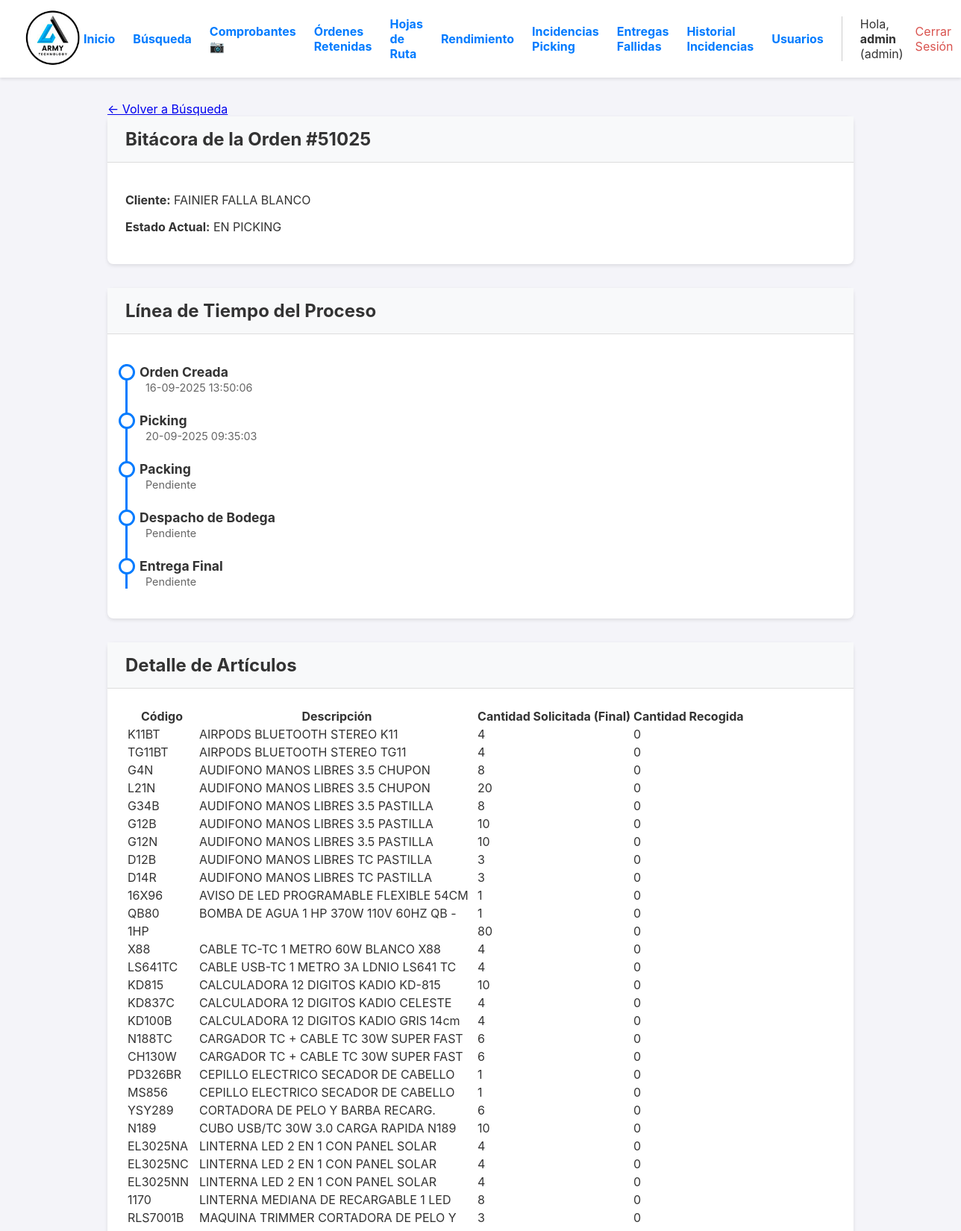
/orden/1/bitacora (signed in, upper part), run on the app's committed database.
### app.py (models this page shows, shortened)
class User(UserMixin, db.Model):
    id = db.Column(db.Integer, primary_key=True)
    username = db.Column(db.String(80), unique=True, nullable=False)
    password_hash = db.Column(db.String(256), nullable=False)
    role = db.Column(db.String(20), nullable=False, default='operario')

class Orden(db.Model):
    id = db.Column(db.Integer, primary_key=True)
    numero_pedido = db.Column(db.String(50), unique=True, nullable=False)
    cliente_nombre = db.Column(db.String(200), nullable=False)
    cliente_direccion = db.Column(db.String(300), nullable=True)
    estado = db.Column(db.String(30), nullable=False, default='PENDIENTE')
    fecha_creacion = db.Column(db.DateTime, nullable=False, default=datetime.datetime.utcnow)
    lote_id = db.Column(db.Integer, db.ForeignKey('lote_picking.id'), nullable=True)
    items = db.relationship('ItemOrden', backref='orden', lazy=True, cascade="all, delete-orphan")
    fecha_inicio_picking = db.Column(db.DateTime, nullable=True)
    fecha_fin_picking = db.Column(db.DateTime, nullable=True)
    fecha_fin_packing = db.Column(db.DateTime, nullable=True)
    fecha_despacho = db.Column(db.DateTime, nullable=True)
    packer_id = db.Column(db.Integer, db.ForeignKey('user.id', ondelete='SET NULL'), nullable=True)
    packer = db.relationship('User', foreign_keys=[packer_id])
    devolucion_confirmada = db.Column(db.Boolean, default=False, nullable=False)
    bultos = db.relationship('Bulto', backref='orden', cascade="all, delete-orphan")
    hoja_de_ruta_id = db.Column(db.Integer, db.ForeignKey('hoja_de_ruta.id'), nullable=True)
    destino_id = db.Column(db.Integer, db.ForeignKey('destino.id'), nullable=True)
    destino = db.relationship('Destino', backref='ordenes')
    guia_encomienda = db.Column(db.String(100), nullable=True)
    nota_entrega = db.Column(db.Text, nullable=True)
    fecha_entrega_final = db.Column(db.DateTime, nullable=True)
    nota_bodega = db.Column(db.Text, nullable=True)
    foto_guia_url = db.Column(db.String(500), nullable=True)

class ItemOrden(db.Model):
    id = db.Column(db.Integer, primary_key=True)
    orden_id = db.Column(db.Integer, db.ForeignKey('orden.id'), nullable=False)
    codigo_articulo = db.Column(db.String(100), nullable=False)
    descripcion_articulo = db.Column(db.String(300), nullable=False)
    cantidad_solicitada = db.Column(db.Integer, nullable=False)
    cantidad_recogida = db.Column(db.Integer, nullable=False, default=0)
    cantidad_empacada = db.Column(db.Integer, nullable=False, default=0)
    tiene_incidencia = db.Column(db.Boolean, default=False, nullable=False)
    tipo_incidencia = db.Column(db.String(50), nullable=True)
    nota_incidencia = db.Column(db.Text, nullable=True)
    ubicacion = db.Column(db.String(100), nullable=True)

### app.py (the view)
@app.route('/orden/<int:orden_id>/bitacora')
@login_required
@logistica_required # Cambiado a logistica_required para que operarios también puedan verla
def bitacora_orden(orden_id):
    options_list = [
        joinedload(Orden.lote).joinedload(LotePicking.operario),
        joinedload(Orden.packer),
        subqueryload(Orden.items).joinedload(ItemOrden.historial_incidencias),
        joinedload(Orden.hoja_de_ruta).joinedload(HojaDeRuta.conductor) # <-- NUEVA LÍNEA
    ]
    orden = db.session.get(Orden, orden_id, options=options_list)
    if not orden:
        flash('Orden no encontrada.', 'error')
        return redirect(url_for('reportes_y_busqueda'))
    duraciones = {}
    if orden.fecha_inicio_picking and orden.fecha_fin_picking:
        duraciones['picking'] = orden.fecha_fin_picking - orden.fecha_inicio_picking
    if orden.fecha_fin_picking and orden.fecha_fin_packing:
        duraciones['packing'] = orden.fecha_fin_packing - orden.fecha_fin_picking
    if orden.fecha_fin_packing and orden.fecha_despacho:
        duraciones['despacho'] = orden.fecha_despacho - orden.fecha_fin_packing
    if orden.fecha_creacion and orden.fecha_despacho:
        duraciones['total'] = orden.fecha_despacho - orden.fecha_creacion
    return render_template('bitacora_orden.html', orden=orden, duraciones=duraciones)

### app.py (called while the page is built)
def logistica_required(f):
    @wraps(f)
    def decorated_function(*args, **kwargs):
        if not current_user.is_authenticated or current_user.role not in ['admin', 'operario', 'garantias']:
            flash('Se requiere rol de Administrador, Operario o Garantías para acceder a esta página.', 'error')
            return redirect(url_for('dashboard'))
        return f(*args, **kwargs)
    return decorated_function

@login_manager.user_loader
def load_user(user_id):
    return db.session.get(User, int(user_id))

@app.template_filter('localtime')
def to_localtime_filter(utc_datetime):
    if not utc_datetime: return ""
    local_tz = pytz.timezone('America/Costa_Rica')
    local_dt = utc_datetime.replace(tzinfo=pytz.utc).astimezone(local_tz)
    return local_dt.strftime('%d-%m-%Y %H:%M:%S')

### templates/bitacora_orden.html (shortened to what this page needs)
{% extends "layout.html" %}
{% block content %}
<div class="bitacora-container">
    <a href="{{ url_for('reportes_y_busqueda') }}" class="back-link">← Volver a Búsqueda</a>
    <div class="card">
        <div class="card-header">
            <h2>Bitácora de la Orden #{{ orden.numero_pedido }}</h2>
        </div>
        <div class="card-body">
            <p><strong>Cliente:</strong> {{ orden.cliente_nombre }}</p>
            <p><strong>Estado Actual:</strong> <span class="estado estado-{{ orden.estado }}">{{ orden.estado.replace('_', ' ') }}</span></p>
        </div>
    </div>
    <div class="card">
        <div class="card-header"><h2>Línea de Tiempo del Proceso</h2></div>
        <div class="card-body">
            <ul class="timeline">
                <li class="timeline-item">
                    <div class="timeline-title">Orden Creada</div>
                    <span class="timeline-meta">{{ orden.fecha_creacion | localtime }}</span>
                </li>
                <li class="timeline-item">
                    <div class="timeline-title">Picking</div>
                    <span class="timeline-meta">
                        {{ orden.fecha_inicio_picking | localtime if orden.fecha_inicio_picking else 'Pendiente' }}
                    </span>
                </li>
                <li class="timeline-item">
                    <div class="timeline-title">Packing</div>
                    <span class="timeline-meta">
                        {{ orden.fecha_fin_packing | localtime if orden.fecha_fin_packing else 'Pendiente' }}
                    </span>
                </li>
                <li class="timeline-item">
                    <div class="timeline-title">Despacho de Bodega</div>
                     <span class="timeline-meta">
                        {{ orden.fecha_despacho | localtime if orden.fecha_despacho else 'Pendiente' }}
                    </span>
                </li>
                <li class="timeline-item" style="padding-bottom:0;">
                    <div class="timeline-title">Entrega Final</div>
                    <span class="timeline-meta">
                        {% if orden.fecha_entrega_final %}
                            {{ orden.fecha_entrega_final | localtime }}
                        {% elif orden.hoja_de_ruta and orden.hoja_de_ruta.fecha_finalizacion %}
                            {{ orden.hoja_de_ruta.fecha_finalizacion | localtime }}
                        {% else %}
                            Pendiente
                        {% endif %}
                    </span>
                </li>
            </ul>
        </div>
    </div>
    <div class="card">
        <div class="card-header"><h2>Detalle de Artículos</h2></div>
        <div class="card-body">
            <table class="kpi-table">
                <thead>
                    <tr>
                        <th>Código</th>
                        <th>Descripción</th>
                        <th>Cantidad Solicitada (Final)</th>
                        <th>Cantidad Recogida</th>
                    </tr>
                </thead>
                <tbody>
                    {% for item in orden.items %}
                    <tr>
                        <td>{{ item.codigo_articulo }}</td>
                        <td>{{ item.descripcion_articulo }}</td>
                        <td>{{ item.cantidad_solicitada }}</td>
                        <td>{{ item.cantidad_recogida }}</td>
                    </tr>
                    {% endfor %}
                </tbody>
            </table>
        </div>
    </div>
</div>
{% endblock %}

### templates/layout.html (shortened to what this page needs)
<!DOCTYPE html>
<html lang="es">
<head>
</head>
<body>
    <header>
        <div class="logo">
            <a href="{{ url_for('dashboard') }}">
                <img src="{{ url_for('static', filename='img/logo.png') }}" alt="Logo de la Empresa">
            </a>
        </div>
        <nav class="nav">
             {% if current_user.is_authenticated %}
                {% if current_user.role == 'admin' %}
                    <div class="nav-admin-links">
                        <a href="{{ url_for('dashboard') }}">Inicio</a>
                        <a href="{{ url_for('reportes_y_busqueda') }}">Búsqueda</a>
                        <a href="{{ url_for('galeria_comprobantes') }}">Comprobantes 📷</a>
                        <a href="{{ url_for('ordenes_retenidas') }}">Órdenes Retenidas</a>
                        <a href="{{ url_for('gestionar_rutas') }}">Hojas de Ruta</a>
                        <a href="{{ url_for('reporte_operarios') }}">Rendimiento</a>
                        <a href="{{ url_for('gestionar_incidencias') }}" class="nav-link-with-badge">
                            Incidencias Picking
                        </a>
                        <a href="{{ url_for('gestionar_entregas_fallidas') }}" class="nav-link-with-badge">
                            Entregas Fallidas
                        </a>
                        <a href="{{ url_for('historial_incidencias') }}">Historial Incidencias</a>
                        <a href="{{ url_for('gestionar_usuarios') }}">Usuarios</a>
                    </div>
                {% endif %}
                <div class="user-info">
                    <span>Hola, <strong>{{ current_user.username }}</strong> ({{ current_user.role }})</span>
                    <a href="{{ url_for('logout') }}" style="color: #d9534f;">Cerrar Sesión</a>
                </div>
             {% endif %}
        </nav>
    </header>
    <main>
        {% block content %}{% endblock %}
    </main>
</body>
</html>

### templates/layout.html (style rules this page uses)
body { font-family: -apple-system, BlinkMacSystemFont, "Segoe UI", Roboto, "Helvetica Neue", Arial, sans-serif; margin: 0; background-color: #f4f4f9; color: #333; }
header { background-color: #fff; padding: 10px 2em; display: flex; justify-content: space-between; align-items: center; box-shadow: 0 2px 4px rgba(0,0,0,0.1); position: sticky; top: 0; z-index: 100; }
.logo img { height: 80px; }
.nav { display: flex; align-items: center; gap: 1em; }
.nav-admin-links { display: flex; align-items: center; gap: 1.5em; font-weight: bold; border-right: 1px solid #ccc; padding-right: 1.5em; margin-right: 0.5em; }
.nav-admin-links a, .user-info a { text-decoration: none; color: #007bff; }
.user-info { display: flex; align-items: center; gap: 1em; }
main { padding: 2em; }
* { box-sizing: border-box; }
main { padding: 1em; }
@media (min-width: 768px) { main { padding: 2em; } }
.nav-link-with-badge { position: relative; text-decoration: none; }

### templates/bitacora_orden.html (style rules this page uses)
.bitacora-container { max-width: 1000px; margin: auto; }
.card { background: white; border-radius: 8px; box-shadow: 0 2px 5px rgba(0,0,0,0.1); margin-bottom: 2rem; }
.card-header { padding: 1rem 1.5rem; background-color: #f8f9fa; border-bottom: 1px solid #ddd; }
.card-header h2 { margin: 0; font-size: 1.5rem; }
.card-body { padding: 1.5rem; }
.timeline { list-style: none; padding-left: 1rem; border-left: 3px solid #007bff; }
.timeline-item { position: relative; padding-bottom: 1.5rem; }
.timeline-item::before { content: ''; position: absolute; left: -28px; top: 0; width: 16px; height: 16px; border-radius: 50%; background: white; border: 3px solid #007bff; }
.timeline-title { font-weight: bold; font-size: 1.1rem; }
.timeline-meta { font-size: 0.9rem; color: #666; margin-left: 0.5rem; }

### data on the page
User: username "admin", role "admin"
Orden: numero_pedido "51025", cliente_nombre "FAINIER FALLA BLANCO", estado.replace "EN PICKING", fecha_creacion "16-09-2025 13:50:06", fecha_inicio_picking "20-09-2025 09:35:03", fecha_fin_packing "Pendiente", fecha_despacho "Pendiente"
ItemOrden: codigo_articulo "K11BT", descripcion_articulo "AIRPODS BLUETOOTH STEREO K11", cantidad_solicitada "4", cantidad_recogida "0"
ItemOrden: codigo_articulo "TG11BT", descripcion_articulo "AIRPODS BLUETOOTH STEREO TG11", cantidad_solicitada "4", cantidad_recogida "0"
ItemOrden: codigo_articulo "G4N", descripcion_articulo "AUDIFONO MANOS LIBRES 3.5 CHUPON", cantidad_solicitada "8", cantidad_recogida "0"
ItemOrden: codigo_articulo "L21N", descripcion_articulo "AUDIFONO MANOS LIBRES 3.5 CHUPON", cantidad_solicitada "20", cantidad_recogida "0"
ItemOrden: codigo_articulo "G34B", descripcion_articulo "AUDIFONO MANOS LIBRES 3.5 PASTILLA", cantidad_solicitada "8", cantidad_recogida "0"
ItemOrden: codigo_articulo "G12B", descripcion_articulo "AUDIFONO MANOS LIBRES 3.5 PASTILLA", cantidad_solicitada "10", cantidad_recogida "0"
ItemOrden: codigo_articulo "G12N", descripcion_articulo "AUDIFONO MANOS LIBRES 3.5 PASTILLA", cantidad_solicitada "10", cantidad_recogida "0"
ItemOrden: codigo_articulo "D12B", descripcion_articulo "AUDIFONO MANOS LIBRES TC PASTILLA", cantidad_solicitada "3", cantidad_recogida "0"
ItemOrden: codigo_articulo "D14R", descripcion_articulo "AUDIFONO MANOS LIBRES TC PASTILLA", cantidad_solicitada "3", cantidad_recogida "0"
ItemOrden: codigo_articulo "16X96", descripcion_articulo "AVISO DE LED PROGRAMABLE FLEXIBLE 54CM", cantidad_solicitada "1", cantidad_recogida "0"
ItemOrden: codigo_articulo "QB80", descripcion_articulo "BOMBA DE AGUA 1 HP 370W 110V 60HZ QB -", cantidad_solicitada "1", cantidad_recogida "0"
ItemOrden: codigo_articulo "1HP", cantidad_solicitada "80", cantidad_recogida "0"
ItemOrden: codigo_articulo "X88", descripcion_articulo "CABLE TC-TC 1 METRO 60W BLANCO X88", cantidad_solicitada "4", cantidad_recogida "0"
ItemOrden: codigo_articulo "LS641TC", descripcion_articulo "CABLE USB-TC 1 METRO 3A LDNIO LS641 TC", cantidad_solicitada "4", cantidad_recogida "0"
ItemOrden: codigo_articulo "KD815", descripcion_articulo "CALCULADORA 12 DIGITOS KADIO KD-815", cantidad_solicitada "10", cantidad_recogida "0"
ItemOrden: codigo_articulo "KD837C", descripcion_articulo "CALCULADORA 12 DIGITOS KADIO CELESTE", cantidad_solicitada "4", cantidad_recogida "0"
ItemOrden: codigo_articulo "KD100B", descripcion_articulo "CALCULADORA 12 DIGITOS KADIO GRIS 14cm", cantidad_solicitada "4", cantidad_recogida "0"
ItemOrden: codigo_articulo "N188TC", descripcion_articulo "CARGADOR TC + CABLE TC 30W SUPER FAST", cantidad_solicitada "6", cantidad_recogida "0"
ItemOrden: codigo_articulo "CH130W", descripcion_articulo "CARGADOR TC + CABLE TC 30W SUPER FAST", cantidad_solicitada "6", cantidad_recogida "0"
ItemOrden: codigo_articulo "PD326BR", descripcion_articulo "CEPILLO ELECTRICO SECADOR DE CABELLO", cantidad_solicitada "1", cantidad_recogida "0"
ItemOrden: codigo_articulo "MS856", descripcion_articulo "CEPILLO ELECTRICO SECADOR DE CABELLO", cantidad_solicitada "1", cantidad_recogida "0"
ItemOrden: codigo_articulo "YSY289", descripcion_articulo "CORTADORA DE PELO Y BARBA RECARG.", cantidad_solicitada "6", cantidad_recogida "0"
ItemOrden: codigo_articulo "N189", descripcion_articulo "CUBO USB/TC 30W 3.0 CARGA RAPIDA N189", cantidad_solicitada "10", cantidad_recogida "0"
ItemOrden: codigo_articulo "EL3025NA", descripcion_articulo "LINTERNA LED 2 EN 1 CON PANEL SOLAR", cantidad_solicitada "4", cantidad_recogida "0"
ItemOrden: codigo_articulo "EL3025NC", descripcion_articulo "LINTERNA LED 2 EN 1 CON PANEL SOLAR", cantidad_solicitada "4", cantidad_recogida "0"
ItemOrden: codigo_articulo "EL3025NN", descripcion_articulo "LINTERNA LED 2 EN 1 CON PANEL SOLAR", cantidad_solicitada "4", cantidad_recogida "0"
ItemOrden: codigo_articulo "1170", descripcion_articulo "LINTERNA MEDIANA DE RECARGABLE 1 LED", cantidad_solicitada "8", cantidad_recogida "0"
ItemOrden: codigo_articulo "RLS7001B", descripcion_articulo "MAQUINA TRIMMER CORTADORA DE PELO Y", cantidad_solicitada "3", cantidad_recogida "0"
